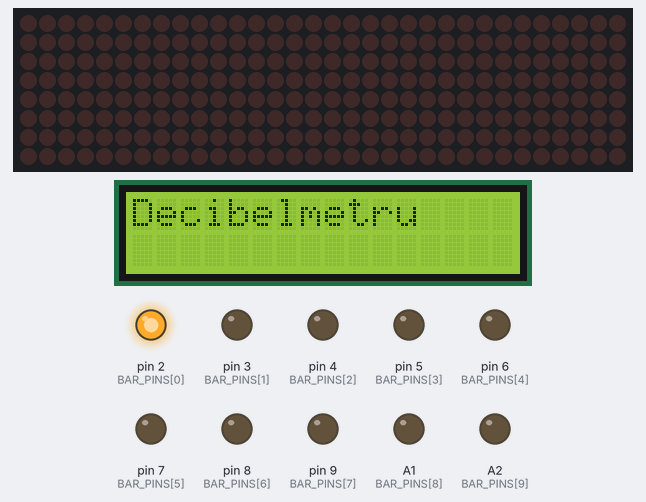
The sketch below on a simulated Arduino Uno, built with avr-gcc and run on an emulated ATmega328P. Parts: 32×8 LED matrix, 16×2 character LCD, output pins drawn as LEDs (lit = HIGH).

Above: at 1.74 s.
At 2.14 s:
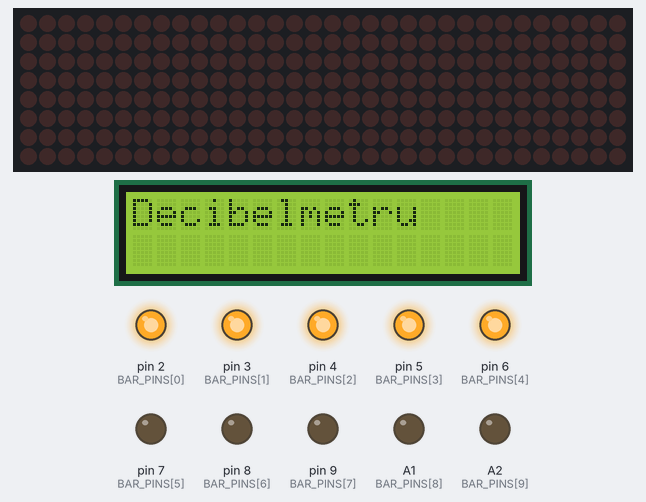
At 2.54 s:
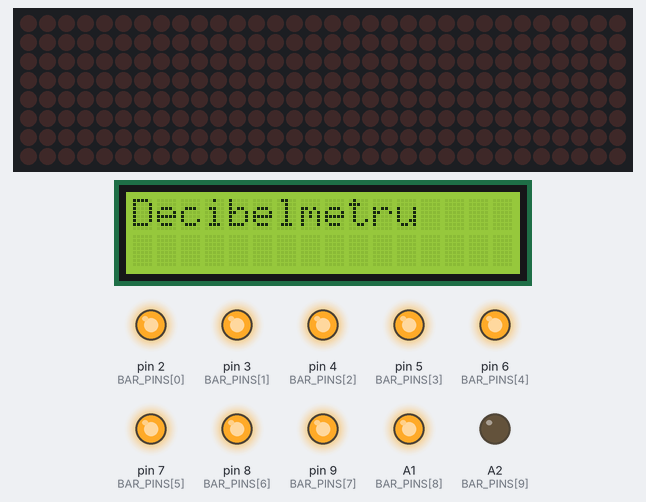
At 2.94 s:
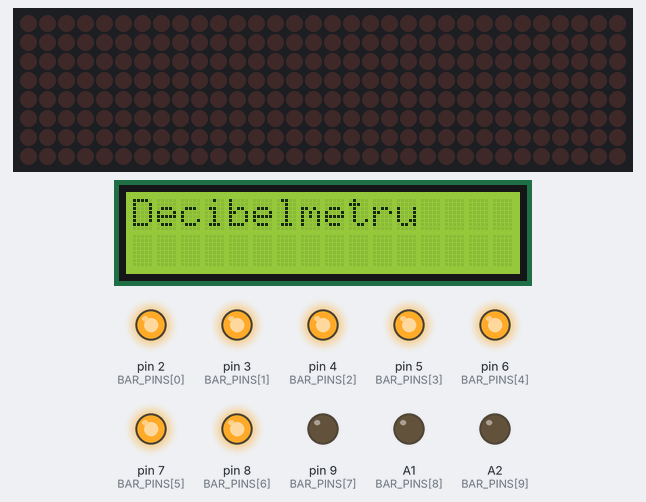
At 3.34 s:
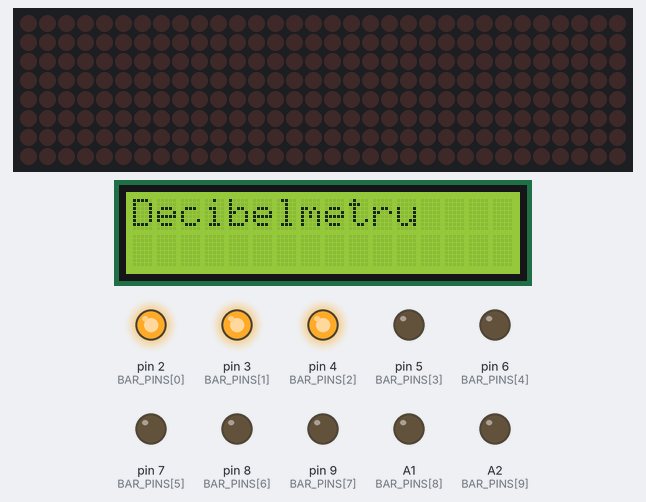
Timing chart, 0 to 40.0 s (numbered marks = the images above):
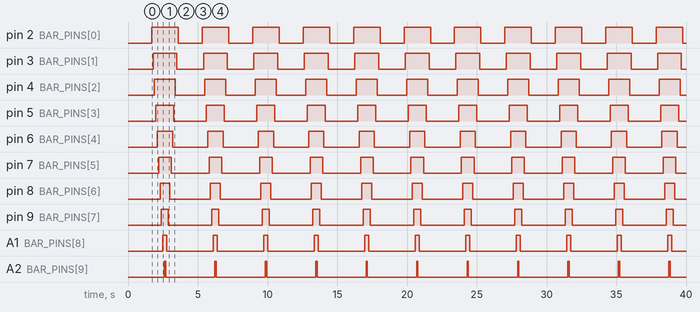

The sketch:

decibelmetru.ino
```cpp
#include <Wire.h>
#include <LiquidCrystal_I2C.h>
#include <MD_MAX72xx.h>

LiquidCrystal_I2C lcd(0x27, 16, 2);    // adresa I2C: 0x27 sau 0x3F, 16 coloane, 2 randuri

const uint8_t MATRIX_CS = 10;
MD_MAX72XX mx = MD_MAX72XX(MD_MAX72XX::FC16_HW, MATRIX_CS, 4);

const uint8_t BAR_PINS[10] = {2, 3, 4, 5, 6, 7, 8, 9, A1, A2};

void setup()
{

  mx.begin();
  mx.control(MD_MAX72XX::INTENSITY, 3);
  mx.clear();

  for (uint8_t i = 0; i < 10; i++)
  {
    pinMode(BAR_PINS[i], OUTPUT);
    digitalWrite(BAR_PINS[i], LOW);
  }

  lcd.init();
  lcd.backlight();
  lcd.setCursor(0, 0);
  lcd.print("Decibelmetru");

}

void loop()
{
  // matrice: o coloana aprinsa traverseaza ecranul
  for (uint8_t c = 0; c < 32; c++)
  {
    mx.clear();
    mx.setColumn(c, 0xFF);
    delay(50);
  }
  mx.clear();

  // bar graph: segmentele se aprind pe rand, apoi se sting
  for (uint8_t i = 0; i < 10; i++) { digitalWrite(BAR_PINS[i], HIGH); delay(100); }
  for (int i = 9; i >= 0; i--)     { digitalWrite(BAR_PINS[i], LOW);  delay(100); }
}
```

Measured:
- by itself, pin 2 (BAR_PINS[0]): alternates HIGH for 1.9 s and LOW for 1.7 s
- by itself, pin 3 (BAR_PINS[1]): alternates HIGH for 1.7 s and LOW for 1.9 s
- by itself, pin 4 (BAR_PINS[2]): alternates HIGH for 1.5 s and LOW for 2.1 s
- by itself, pin 5 (BAR_PINS[3]): alternates HIGH for 1.3 s and LOW for 2.3 s
- by itself, pin 6 (BAR_PINS[4]): alternates HIGH for 1.1 s and LOW for 2.5 s
- by itself, pin 7 (BAR_PINS[5]): alternates HIGH for 0.90 s and LOW for 2.7 s
- by itself, pin 8 (BAR_PINS[6]): alternates HIGH for 0.70 s and LOW for 2.9 s
- by itself, pin 9 (BAR_PINS[7]): alternates HIGH for 0.50 s and LOW for 3.1 s
